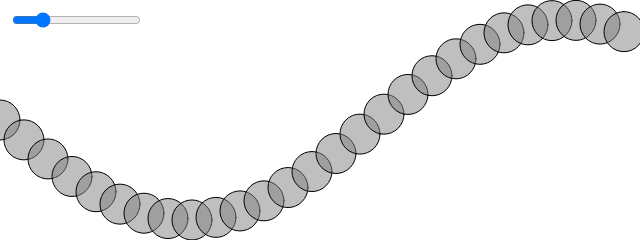
Frame 1 (no input)
Frame 60 (no input): identical to frame 1, image omitted
Frame 120 (the mouse pressed at the canvas centre since frame 60): identical to frame 1, image omitted

The p5.js sketch that drew this single still picture (run headless with seeded random() and noise() and a simulated clock; from frame 60 on, the mouse is pressed at the canvas centre):

// p5.js sketch
// ── sketch.js
let slider;

function setup() {
    createCanvas(640, 240);

    slider = createSlider(0.0, 1.0, 0.2, 0);
    slider.position(10, 10);
}

function draw() {
    background(255);

    let angle = 0;
    let deltaAngle = slider.value();
    let amplitude = 100;

    stroke(0);
    fill(127, 127);

    for (let x = 0; x <= width; x += 24) {
        let y = amplitude * sin(angle);
        circle(x, y + height / 2, 40);
        angle += deltaAngle;
    }
}
